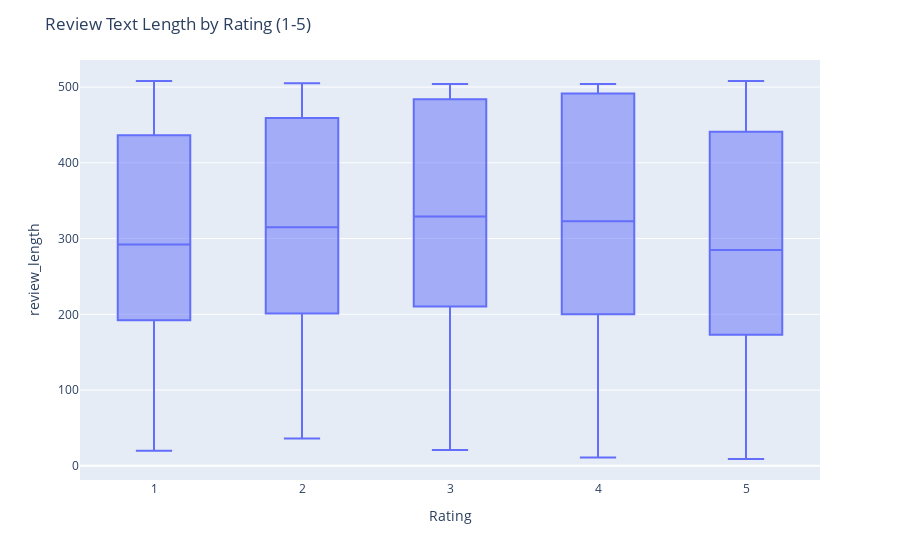

The code cell stored with this chart in its notebook:
### Markdown cell above
## Review Length

### Code cell
df['review_length'] = df['Review Text'].str.len()

fig = px.box(df,
             x='Rating',
             y='review_length')

fig.update_layout(title='Review Text Length by Rating (1-5)')

fig.show()

### Figure 1 — Plotly figure (JSON) as saved in the notebook; plotly's stock layout.template omitted (floating-point values rounded to 4 significant figures; data arrays with more than 128 entries replaced by an {"elided": "..."} marker saying what was removed)
{"data": [{"alignmentgroup": "True", "hovertemplate": "Rating=%{x}<br>review_length=%{y}<extra></extra>", "legendgroup": "", "marker": {"color": "#636efa"}, "name": "", "notched": false, "offsetgroup": "", "orientation": "v", "showlegend": false, "type": "box", "x": {"elided": "23486 int values"}, "x0": " ", "xaxis": "x", "y": {"elided": "23486 float values"}, "y0": " ", "yaxis": "y"}], "layout": {"autosize": true, "boxmode": "group", "legend": {"tracegroupgap": 0}, "margin": {"t": 60}, "title": {"text": "Review Text Length by Rating (1-5)"}, "xaxis": {"anchor": "y", "autorange": true, "domain": [0, 1], "range": [0.5, 5.5], "title": {"text": "Rating"}, "type": "linear"}, "yaxis": {"anchor": "x", "autorange": true, "domain": [0, 1], "range": [-18.72, 535.7], "title": {"text": "review_length"}, "type": "linear"}}}
